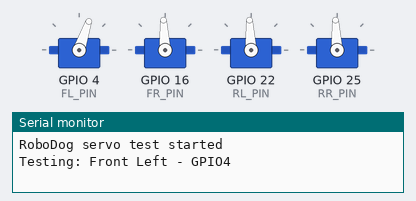
The sketch below on a simulated ESP32. Parts: 4 × servo, the last lines printed to the serial monitor. Servo pulses on a pin are drawn as a servo (544–2400 µs = 0–180°).

Above: at 2.55 s.
At 4.6 s:
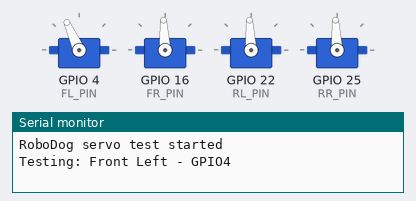
At 6.65 s:
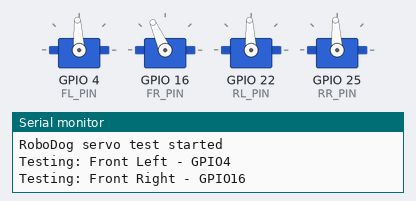
At 10.8 s:
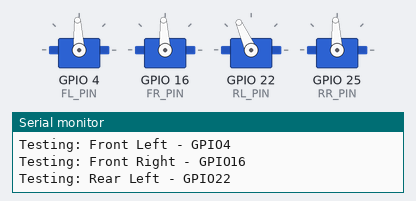
At 14.95 s:
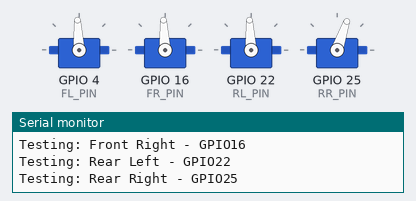
At 19.1 s:
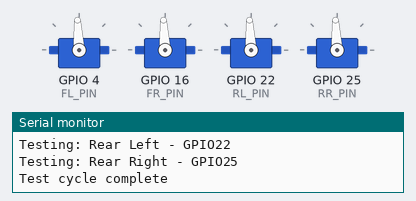
Timing chart, 0 to 21.6 s (numbered marks = the images above):
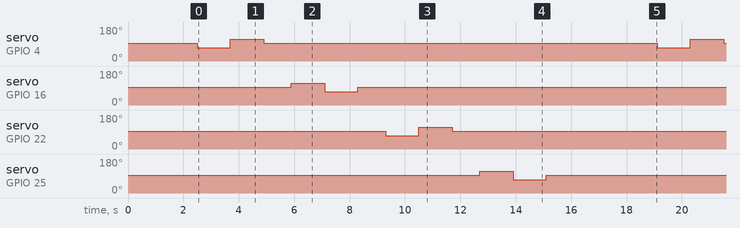

The sketch:

servo_test__1_.ino
```cpp
// RoboDog four-servo diagnostic test.
// Disconnect the legs or support the robot before the first test.

const int FL_PIN = 4;   // Front Left
const int FR_PIN = 16;  // Front Right - mirrored
const int RL_PIN = 22;  // Rear Left
const int RR_PIN = 25;  // Rear Right - mirrored

uint32_t angleToDuty(int angle) {
  angle = constrain(angle, 0, 180);
  int pulseUs = map(angle, 0, 180, 500, 2500);
  return ((uint32_t)pulseUs * 65535UL) / 20000UL;
}

void writeLogicalAngle(int pin, int logicalAngle) {
  logicalAngle = constrain(logicalAngle, 40, 140);

  int physicalAngle = logicalAngle;
  if (pin == FR_PIN || pin == RR_PIN) {
    physicalAngle = 180 - logicalAngle;
  }

  ledcWrite(pin, angleToDuty(physicalAngle));
}

void standAll() {
  writeLogicalAngle(FL_PIN, 90);
  writeLogicalAngle(FR_PIN, 90);
  writeLogicalAngle(RL_PIN, 90);
  writeLogicalAngle(RR_PIN, 90);
}

void testOneServo(const char* name, int pin) {
  Serial.print("Testing: ");
  Serial.println(name);

  writeLogicalAngle(pin, 70);
  delay(1200);

  writeLogicalAngle(pin, 110);
  delay(1200);

  writeLogicalAngle(pin, 90);
  delay(1000);
}

void setup() {
  Serial.begin(115200);

  ledcAttach(FL_PIN, 50, 16);
  ledcAttach(FR_PIN, 50, 16);
  ledcAttach(RL_PIN, 50, 16);
  ledcAttach(RR_PIN, 50, 16);

  standAll();
  delay(2500);

  Serial.println("RoboDog servo test started");
}

void loop() {
  testOneServo("Front Left - GPIO4", FL_PIN);
  testOneServo("Front Right - GPIO16", FR_PIN);
  testOneServo("Rear Left - GPIO22", RL_PIN);
  testOneServo("Rear Right - GPIO25", RR_PIN);

  standAll();
  Serial.println("Test cycle complete");
  delay(3000);
}
```

Measured:
- by itself, servo on GPIO 4 (FL_PIN): repeats every 16.6 s: 114° 1.2 s, 93° 14.2 s, 71° 1.2 s
- by itself, servo on GPIO 16 (FR_PIN): 93° → 114° at 5.9 s, → 71° 1.2 s later, → 93° 1.2 s later, → 114° 14.2 s later, … (7 changes in this stretch)
- by itself, servo on GPIO 22 (RL_PIN): 93° → 71° at 9.3 s, → 114° 1.2 s later, → 93° 1.2 s later, → 71° 14.2 s later, … (6 changes in this stretch)
- by itself, servo on GPIO 25 (RR_PIN): 93° → 114° at 12.7 s, → 71° 1.2 s later, → 93° 1.2 s later, → 114° 14.2 s later, … (6 changes in this stretch)
